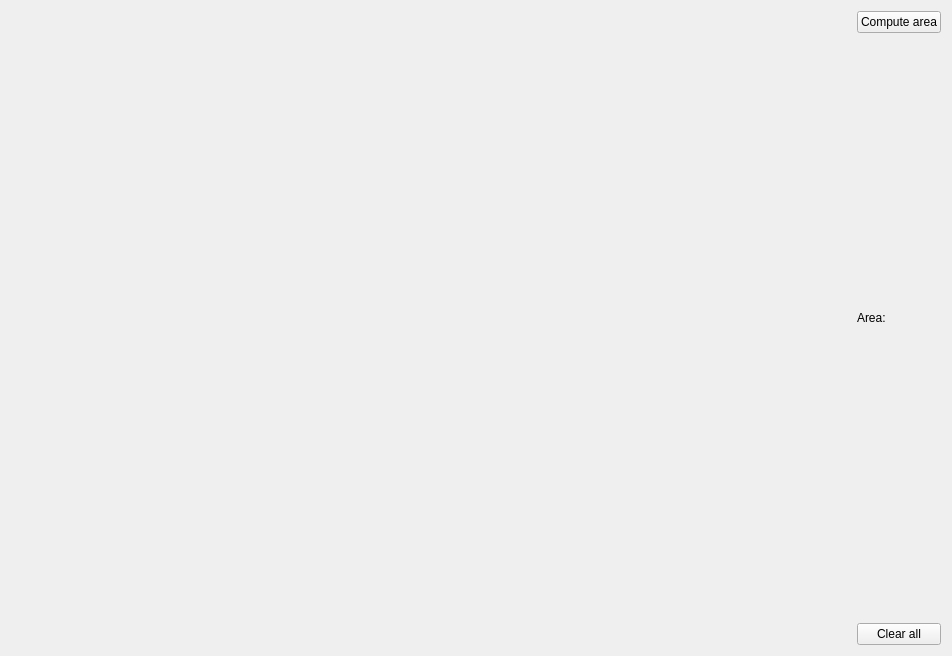
<?xml version="1.0" encoding="UTF-8"?>
<ui version="4.0">
 <class>Widget</class>
 <widget class="QWidget" name="Widget">
  <property name="geometry">
   <rect>
    <x>0</x>
    <y>0</y>
    <width>952</width>
    <height>656</height>
   </rect>
  </property>
  <property name="windowTitle">
   <string>Compute polygon area</string>
  </property>
  <layout class="QHBoxLayout" name="horizontalLayout">
   <item>
    <widget class="Draw" name="Canvas" native="true">
     <property name="sizePolicy">
      <sizepolicy hsizetype="Preferred" vsizetype="Preferred">
       <horstretch>1</horstretch>
       <verstretch>0</verstretch>
      </sizepolicy>
     </property>
    </widget>
   </item>
   <item>
    <layout class="QVBoxLayout" name="verticalLayout">
     <item>
      <widget class="QPushButton" name="pushButton">
       <property name="text">
        <string>Compute area</string>
       </property>
      </widget>
     </item>
     <item>
      <spacer name="verticalSpacer">
       <property name="orientation">
        <enum>Qt::Vertical</enum>
       </property>
       <property name="sizeHint" stdset="0">
        <size>
         <width>20</width>
         <height>40</height>
        </size>
       </property>
      </spacer>
     </item>
     <item>
      <widget class="QLabel" name="label">
       <property name="text">
        <string>Area:</string>
       </property>
      </widget>
     </item>
     <item>
      <widget class="QLabel" name="label_2">
       <property name="text">
        <string/>
       </property>
      </widget>
     </item>
     <item>
      <spacer name="verticalSpacer_2">
       <property name="orientation">
        <enum>Qt::Vertical</enum>
       </property>
       <property name="sizeHint" stdset="0">
        <size>
         <width>20</width>
         <height>40</height>
        </size>
       </property>
      </spacer>
     </item>
     <item>
      <widget class="QPushButton" name="pushButton_2">
       <property name="text">
        <string>Clear all</string>
       </property>
      </widget>
     </item>
    </layout>
   </item>
  </layout>
 </widget>
 <customwidgets>
  <customwidget>
   <class>Draw</class>
   <extends>QWidget</extends>
   <header location="global">draw.h</header>
   <container>1</container>
  </customwidget>
 </customwidgets>
 <resources/>
 <connections/>
</ui>
